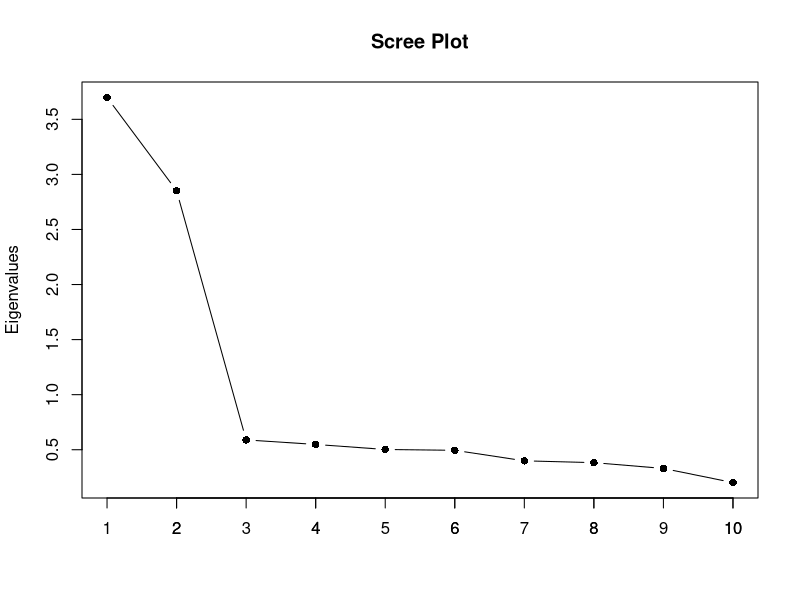
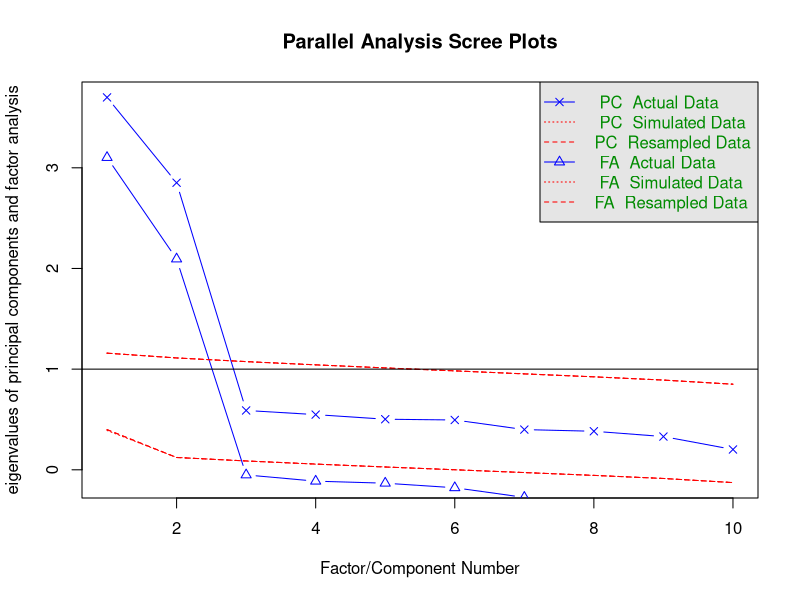
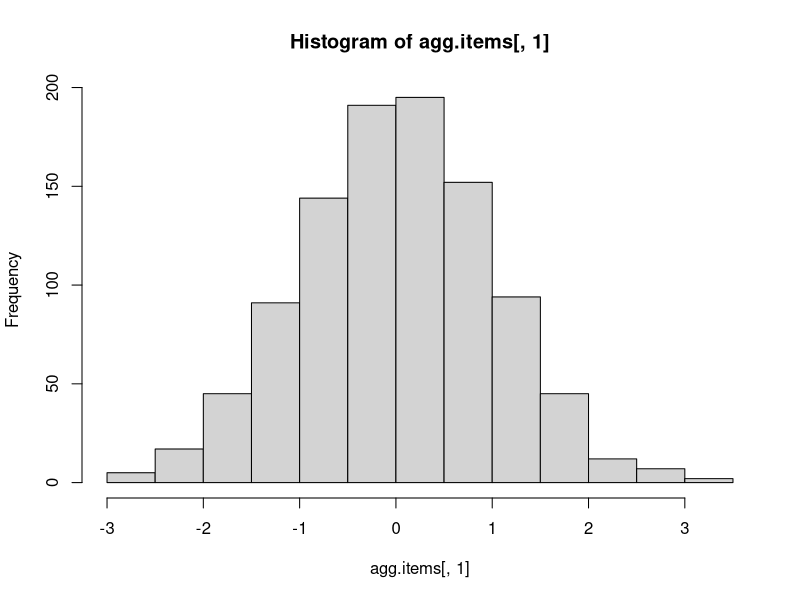
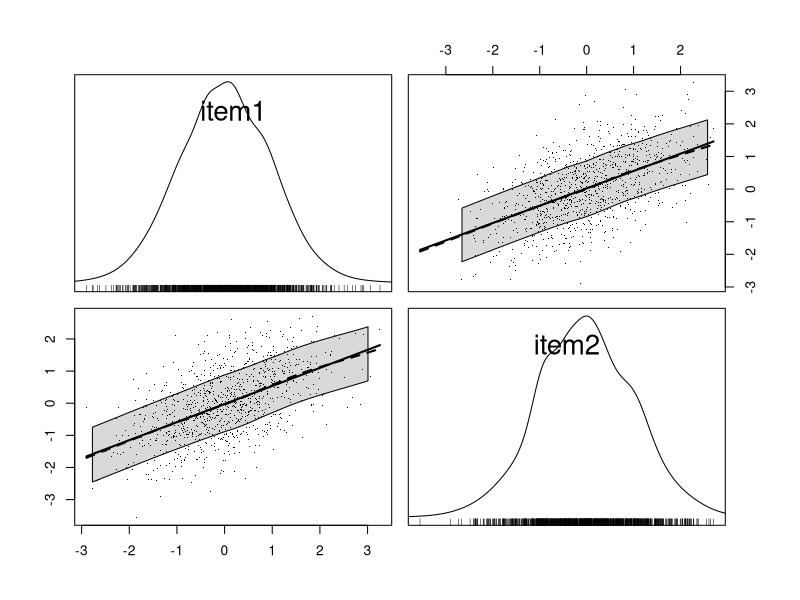

The R source for these figures, in order:
## ---- chunk 1
nF=2 #number of factors
nV=10 #number of variables

Psi<-matrix(nrow=nF, ncol=nF,     # the nF by nF factor correlation matrix
            data=c(1.00,0.00,
                   0.00,1.00),byrow=T)


Lambda<-matrix(nrow=nV, ncol=nF,  # the nV by nF factor loading matrix
                      #F1    F2
               data=c(0.70, 0.10, # item1
                      0.80, 0.08, # item2
                      0.70, 0.06, # item3
                      0.65, 0.10, # item4
                      0.84, 0.04, # item5
                      0.01, 0.65, # item6
                      0.10, 0.88, # item7
                      0.03, 0.90, #item8
                      0.10, 0.67,  #item9
                      0.02, 0.70), #item10
                byrow=T)


Theta<-matrix(nrow=nV, ncol=nV, # the nV by nV residual matrix
            #item1 item2 item3 item4 item5 item6 item7 item8 item9 item10
      data=c(1-0.70^2-0.10^2, 0.00, 0.00, 0.00, 0.00, 0.00, 0.00, 0.00, 0.00, 0.00, #item1
             0.00, 1-0.80^2-0.08^2, 0.00, 0.00, 0.00, 0.00, 0.00, 0.00, 0.00, 0.00, #item2
             0.00, 0.00, 1-0.70^2-0.06^2, 0.00, 0.00, 0.00, 0.00, 0.00, 0.00, 0.00, #item3
             0.00, 0.00, 0.00, 1-0.65^2-0.10^2, 0.00, 0.00, 0.00, 0.00, 0.00, 0.00, #item4
             0.00, 0.00, 0.00, 0.00, 1-0.84^2-0.04^2, 0.00, 0.00, 0.00, 0.00, 0.00, #item5
             0.00, 0.00, 0.00, 0.00, 0.00, 1-0.01^2-0.65^2, 0.00, 0.00, 0.00, 0.00, #item6
             0.00, 0.00, 0.00, 0.00, 0.00, 0.00, 1-0.10^2-0.88^2, 0.00, 0.00, 0.00, #item7
             0.00, 0.00, 0.00, 0.00, 0.00, 0.00, 0.00, 1-0.03^2-0.90^2, 0.00, 0.00, #item8
             0.00, 0.00, 0.00, 0.00, 0.00, 0.00, 0.00, 0.00, 1-0.10^2-0.67^2, 0.00, #item9
             0.00, 0.00, 0.00, 0.00, 0.00, 0.00, 0.00, 0.00, 0.00, 1-0.02^2-0.70^2), #item10
      byrow=T) 


#compute correlation matrix from Psi, Lambda and Theta

Sigma<-Lambda%*%Psi%*%t(Lambda)+Theta
#simulate data
library(MASS)
agg.items<-as.data.frame(mvrnorm(n=1000, mu=rep(0,10), Sigma=Sigma))
names(agg.items)<-c('item1','item2','item3','item4','item5','item6','item7','item8','item9','item10')
## ---- chunk 2
eigenvalues<-eigen(cor(agg.items))$values
plot(eigenvalues, type = 'b', pch = 16, 
     main = "Scree Plot", xlab="", ylab="Eigenvalues")
axis(1, at = 1:10, labels = 1:10)


## ---- chunk 3
library(psych)
fa.parallel(agg.items, n.iter=500)
## ---- chunk 4
onef<-fa(agg.items, nfactors=1) #EFA with 1 factor
onef$loadings #inspect the factor loadings
## ---- chunk 5
library(psych)
twof<-fa(agg.items, nfactors=2, rotate='oblimin') #EFA with 2 factors
twof$loadings ##inspect the factor loadings
## ---- chunk 6
twof$Phi  ## inspect the factor correlations
## ---- chunk 7
library(psych)
threef<-fa(agg.items, nfactors=3, rotate='oblimin') #EFA with 3 factors
threef$loadings #inspect the factor loadings
## ---- chunk 8
threef$Phi # inpsect the factor correlations
## ---- chunk 9
library(psych)
twof<-fa(agg.items, nfactors=2, rotate='oblimin', fm='pa') #EFA with 2 factors
twof$loadings ##inspect the factor loadings
twof$Phi  ## inspect the factor correlations
## ---- chunk 10
library(psych)
twof<-fa(agg.items, nfactors=2, rotate='oblimin', fm='minres') #EFA with 2 factors
twof$loadings ##inspect the factor loadings
twof$Phi  ## inspect the factor correlations
## ---- chunk 11
library(psych)
twof<-fa(agg.items, nfactors=2, rotate='oblimin', fm='minres') #EFA with 2 factors
twof$loadings ##inspect the factor loadings
## ---- chunk 12
library(psych)
twof<-fa(agg.items, nfactors=2, rotate='oblimin', fm='minres') #EFA with 2 factors
twof$Phi  ## inspect the factor correlations
## ---- chunk 13
twof
## ---- chunk 14

hist(agg.items[ ,1])
## ---- chunk 15
library(car)
scatterplotMatrix(agg.items[ ,1:2], pch='.', col='black', plot.points=T, diagonal='histogram')
## ---- chunk 16
KMO(agg.items)
